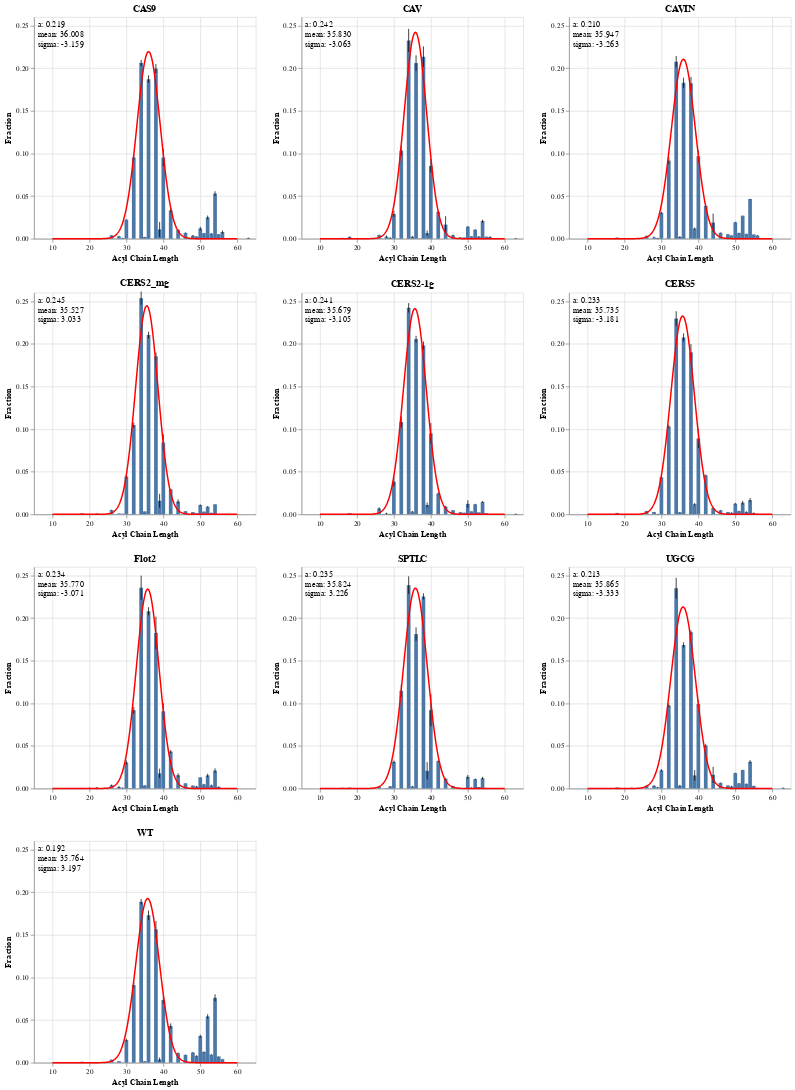

The notebook cell this image was saved under:
### Code cell
chart_list = []
i = 0
def gaus(x,a,x0,sigma):
        return a*np.exp(-(x-x0)**2/(2*sigma**2))
    
for protein in ptnstd['Mutation'].unique():
    source = ptnstd[ptnstd['Mutation'] == protein]
    
    # create error bars
    err = alt.Chart(source).mark_errorbar(extent='stdev').encode(
        x='Acyl Chain Length:Q',
        y='Fraction:Q',
    )
    
    # create histogram
    bar = alt.Chart(source).mark_bar().encode(
        x='Acyl Chain Length:Q',
        y=alt.Y('mean(Fraction):Q').scale(domain=[0,.26]),
    ).properties(title=protein)
    
    # create gaussian
    x = ptns[(ptns['Acyl Chain Length'] % 2 == 0)]['Acyl Chain Length']
    y = ptns[protein].loc[x.index]
    
    # expected vals
    n = sum(y)                         
    mean = sum(x*y)/n                  
    sigma = sum(y*(x-mean)**2)/n 
    
    popt,pcov = curve_fit(gaus,x,y,p0=[1,mean,sigma])
    
    xx = np.linspace(10, 60, 500)
    
    s = pd.DataFrame({'Acyl Chain Length':xx, 'y':gaus(xx, *popt)})
    
    gauss = alt.Chart(s).mark_line(color='red').encode(
        x='Acyl Chain Length:Q',
        y='y:Q'
    )
    
    text = alt.Chart({'values':[{}]}).mark_text(
        align="left", baseline="top"
    ).encode(
        x=alt.value(5),  # pixels from left
        y=alt.value(5),  # pixels from top
        text=alt.value([f"a: {popt[0]:.3f}", f"mean: {popt[1]:.3f}", f"sigma: {popt[2]:.3f}"])
    )
    
    # append to chart list
    chart = bar + err + gauss + text
    
    chart_list.append(chart)
    
    i +=1
    

side_by_side_err = alt.hconcat(*chart_list[:3]) & alt.hconcat(*chart_list[3:6]) & alt.hconcat(*chart_list[6:9]) & chart_list[9]

side_by_side_err

# side_by_side_err2 = alt.hconcat(*chart_list[:4]) & alt.hconcat(*chart_list[4:8]) & alt.hconcat(*chart_list[8:])

# side_by_side_err2

### Figure 1 — Vega-Lite specification as saved in the notebook (floating-point values rounded to 4 significant figures; data arrays with more than 128 entries replaced by an {"elided": "..."} marker saying what was removed)
{"config": {"view": {"continuousWidth": 300, "continuousHeight": 300}}, "vconcat": [{"hconcat": [{"layer": [{"mark": {"type": "bar"}, "encoding": {"x": {"field": "Acyl Chain Length", "type": "quantitative"}, "y": {"aggregate": "mean", "field": "Fraction", "scale": {"domain": [0, 0.26]}, "type": "quantitative"}}, "title": "CAS9"}, {"mark": {"type": "errorbar", "extent": "stdev"}, "encoding": {"x": {"field": "Acyl Chain Length", "type": "quantitative"}, "y": {"field": "Fraction", "type": "quantitative"}}}, {"data": {"name": "data-a3c3b455b47ba6fecf74ec5feecd700a"}, "mark": {"type": "line", "color": "red"}, "encoding": {"x": {"field": "Acyl Chain Length", "type": "quantitative"}, "y": {"field": "y", "type": "quantitative"}}}, {"data": {"name": "empty"}, "mark": {"type": "text", "align": "left", "baseline": "top"}, "encoding": {"text": {"value": ["a: 0.219", "mean: 36.008", "sigma: -3.159"]}, "x": {"value": 5}, "y": {"value": 5}}}], "data": {"name": "data-18b49fcc9df3dbd5865e925378771cc9"}}, {"layer": [{"mark": {"type": "bar"}, "encoding": {"x": {"field": "Acyl Chain Length", "type": "quantitative"}, "y": {"aggregate": "mean", "field": "Fraction", "scale": {"domain": [0, 0.26]}, "type": "quantitative"}}, "title": "CAV"}, {"mark": {"type": "errorbar", "extent": "stdev"}, "encoding": {"x": {"field": "Acyl Chain Length", "type": "quantitative"}, "y": {"field": "Fraction", "type": "quantitative"}}}, {"data": {"name": "data-e6b437ff6c3cfa1dc58f5d70e0ada4d5"}, "mark": {"type": "line", "color": "red"}, "encoding": {"x": {"field": "Acyl Chain Length", "type": "quantitative"}, "y": {"field": "y", "type": "quantitative"}}}, {"data": {"name": "empty"}, "mark": {"type": "text", "align": "left", "baseline": "top"}, "encoding": {"text": {"value": ["a: 0.242", "mean: 35.830", "sigma: -3.063"]}, "x": {"value": 5}, "y": {"value": 5}}}], "data": {"name": "data-3fcf9435cb95d8fe45bc7883abde5776"}}, {"layer": [{"mark": {"type": "bar"}, "encoding": {"x": {"field": "Acyl Chain Length", "type": "quantitative"}, "y": {"aggregate": "mean", "field": "Fraction", "scale": {"domain": [0, 0.26]}, "type": "quantitative"}}, "title": "CAVIN"}, {"mark": {"type": "errorbar", "extent": "stdev"}, "encoding": {"x": {"field": "Acyl Chain Length", "type": "quantitative"}, "y": {"field": "Fraction", "type": "quantitative"}}}, {"data": {"name": "data-a5e577487add204ad8ebacc17dee8caa"}, "mark": {"type": "line", "color": "red"}, "encoding": {"x": {"field": "Acyl Chain Length", "type": "quantitative"}, "y": {"field": "y", "type": "quantitative"}}}, {"data": {"name": "empty"}, "mark": {"type": "text", "align": "left", "baseline": "top"}, "encoding": {"text": {"value": ["a: 0.210", "mean: 35.947", "sigma: -3.263"]}, "x": {"value": 5}, "y": {"value": 5}}}], "data": {"name": "data-b208a4638d2204539f8fe69146dba5cc"}}]}, {"hconcat": [{"layer": [{"mark": {"type": "bar"}, "encoding": {"x": {"field": "Acyl Chain Length", "type": "quantitative"}, "y": {"aggregate": "mean", "field": "Fraction", "scale": {"domain": [0, 0.26]}, "type": "quantitative"}}, "title": "CERS2_mg"}, {"mark": {"type": "errorbar", "extent": "stdev"}, "encoding": {"x": {"field": "Acyl Chain Length", "type": "quantitative"}, "y": {"field": "Fraction", "type": "quantitative"}}}, {"data": {"name": "data-7d6de66a0ce0d6c31512ec7e3908f72d"}, "mark": {"type": "line", "color": "red"}, "encoding": {"x": {"field": "Acyl Chain Length", "type": "quantitative"}, "y": {"field": "y", "type": "quantitative"}}}, {"data": {"name": "empty"}, "mark": {"type": "text", "align": "left", "baseline": "top"}, "encoding": {"text": {"value": ["a: 0.245", "mean: 35.527", "sigma: 3.033"]}, "x": {"value": 5}, "y": {"value": 5}}}], "data": {"name": "data-ec5dc964247f6dd551d35889ed011526"}}, {"layer": [{"mark": {"type": "bar"}, "encoding": {"x": {"field": "Acyl Chain Length", "type": "quantitative"}, "y": {"aggregate": "mean", "field": "Fraction", "scale": {"domain": [0, 0.26]}, "type": "quantitative"}}, "title": "CERS2-1g"}, {"mark": {"type": "errorbar", "extent": "stdev"}, "encoding": {"x": {"field": "Acyl Chain Length", "type": "quantitative"}, "y": {"field": "Fraction", "type": "quantitative"}}}, {"data": {"name": "data-9bfb9dfbb4627b61db15655bc140e28d"}, "mark": {"type": "line", "color": "red"}, "encoding": {"x": {"field": "Acyl Chain Length", "type": "quantitative"}, "y": {"field": "y", "type": "quantitative"}}}, {"data": {"name": "empty"}, "mark": {"type": "text", "align": "left", "baseline": "top"}, "encoding": {"text": {"value": ["a: 0.241", "mean: 35.679", "sigma: -3.105"]}, "x": {"value": 5}, "y": {"value": 5}}}], "data": {"name": "data-8c53d01ead741e0b3db1794eb798c0d1"}}, {"layer": [{"mark": {"type": "bar"}, "encoding": {"x": {"field": "Acyl Chain Length", "type": "quantitative"}, "y": {"aggregate": "mean", "field": "Fraction", "scale": {"domain": [0, 0.26]}, "type": "quantitative"}}, "title": "CERS5"}, {"mark": {"type": "errorbar", "extent": "stdev"}, "encoding": {"x": {"field": "Acyl Chain Length", "type": "quantitative"}, "y": {"field": "Fraction", "type": "quantitative"}}}, {"data": {"name": "data-ef06757a2da76cfa3e7bc364a3ab14b6"}, "mark": {"type": "line", "color": "red"}, "encoding": {"x": {"field": "Acyl Chain Length", "type": "quantitative"}, "y": {"field": "y", "type": "quantitative"}}}, {"data": {"name": "empty"}, "mark": {"type": "text", "align": "left", "baseline": "top"}, "encoding": {"text": {"value": ["a: 0.233", "mean: 35.735", "sigma: -3.181"]}, "x": {"value": 5}, "y": {"value": 5}}}], "data": {"name": "data-bcf836e8c876d0f3c55dbb0877dd3e0e"}}]}, {"hconcat": [{"layer": [{"mark": {"type": "bar"}, "encoding": {"x": {"field": "Acyl Chain Length", "type": "quantitative"}, "y": {"aggregate": "mean", "field": "Fraction", "scale": {"domain": [0, 0.26]}, "type": "quantitative"}}, "title": "Flot2"}, {"mark": {"type": "errorbar", "extent": "stdev"}, "encoding": {"x": {"field": "Acyl Chain Length", "type": "quantitative"}, "y": {"field": "Fraction", "type": "quantitative"}}}, {"data": {"name": "data-f35d2c950a0074e459d7fa0c23708b5c"}, "mark": {"type": "line", "color": "red"}, "encoding": {"x": {"field": "Acyl Chain Length", "type": "quantitative"}, "y": {"field": "y", "type": "quantitative"}}}, {"data": {"name": "empty"}, "mark": {"type": "text", "align": "left", "baseline": "top"}, "encoding": {"text": {"value": ["a: 0.234", "mean: 35.770", "sigma: -3.071"]}, "x": {"value": 5}, "y": {"value": 5}}}], "data": {"name": "data-06f001c2fcd97ad469a461dbf5564340"}}, {"layer": [{"mark": {"type": "bar"}, "encoding": {"x": {"field": "Acyl Chain Length", "type": "quantitative"}, "y": {"aggregate": "mean", "field": "Fraction", "scale": {"domain": [0, 0.26]}, "type": "quantitative"}}, "title": "SPTLC"}, {"mark": {"type": "errorbar", "extent": "stdev"}, "encoding": {"x": {"field": "Acyl Chain Length", "type": "quantitative"}, "y": {"field": "Fraction", "type": "quantitative"}}}, {"data": {"name": "data-5c7564b55ae566ba41ac7b92b98d9702"}, "mark": {"type": "line", "color": "red"}, "encoding": {"x": {"field": "Acyl Chain Length", "type": "quantitative"}, "y": {"field": "y", "type": "quantitative"}}}, {"data": {"name": "empty"}, "mark": {"type": "text", "align": "left", "baseline": "top"}, "encoding": {"text": {"value": ["a: 0.235", "mean: 35.824", "sigma: 3.226"]}, "x": {"value": 5}, "y": {"value": 5}}}], "data": {"name": "data-f3f393c52a0d63282a375d5e9b4e8d58"}}, {"layer": [{"mark": {"type": "bar"}, "encoding": {"x": {"field": "Acyl Chain Length", "type": "quantitative"}, "y": {"aggregate": "mean", "field": "Fraction", "scale": {"domain": [0, 0.26]}, "type": "quantitative"}}, "title": "UGCG"}, {"mark": {"type": "errorbar", "extent": "stdev"}, "encoding": {"x": {"field": "Acyl Chain Length", "type": "quantitative"}, "y": {"field": "Fraction", "type": "quantitative"}}}, {"data": {"name": "data-7a3396144b21f80ca458334c805dae1a"}, "mark": {"type": "line", "color": "red"}, "encoding": {"x": {"field": "Acyl Chain Length", "type": "quantitative"}, "y": {"field": "y", "type": "quantitative"}}}, {"data": {"name": "empty"}, "mark": {"type": "text", "align": "left", "baseline": "top"}, "encoding": {"text": {"value": ["a: 0.213", "mean: 35.865", "sigma: -3.333"]}, "x": {"value": 5}, "y": {"value": 5}}}], "data": {"name": "data-2d0d682da6c42eb26515aaca723fc543"}}]}, {"layer": [{"mark": {"type": "bar"}, "encoding": {"x": {"field": "Acyl Chain Length", "type": "quantitative"}, "y": {"aggregate": "mean", "field": "Fraction", "scale": {"domain": [0, 0.26]}, "type": "quantitative"}}, "title": "WT"}, {"mark": {"type": "errorbar", "extent": "stdev"}, "encoding": {"x": {"field": "Acyl Chain Length", "type": "quantitative"}, "y": {"field": "Fraction", "type": "quantitative"}}}, {"data": {"name": "data-2d58062244bf3c6b0907a94a780a5ce9"}, "mark": {"type": "line", "color": "red"}, "encoding": {"x": {"field": "Acyl Chain Length", "type": "quantitative"}, "y": {"field": "y", "type": "quantitative"}}}, {"data": {"name": "empty"}, "mark": {"type": "text", "align": "left", "baseline": "top"}, "encoding": {"text": {"value": ["a: 0.192", "mean: 35.764", "sigma: 3.197"]}, "x": {"value": 5}, "y": {"value": 5}}}], "data": {"name": "data-aa38a626393f6fab03cc26707427bc36"}}], "$schema": "https://vega.github.io/schema/vega-lite/v5.16.3.json", "datasets": {"data-18b49fcc9df3dbd5865e925378771cc9": {"elided": "172 records"}, "data-a3c3b455b47ba6fecf74ec5feecd700a": {"elided": "500 records"}, "empty": [{}], "data-3fcf9435cb95d8fe45bc7883abde5776": {"elided": "172 records"}, "data-e6b437ff6c3cfa1dc58f5d70e0ada4d5": {"elided": "500 records"}, "data-b208a4638d2204539f8fe69146dba5cc": {"elided": "172 records"}, "data-a5e577487add204ad8ebacc17dee8caa": {"elided": "500 records"}, "data-ec5dc964247f6dd551d35889ed011526": {"elided": "172 records"}, "data-7d6de66a0ce0d6c31512ec7e3908f72d": {"elided": "500 records"}, "data-8c53d01ead741e0b3db1794eb798c0d1": {"elided": "172 records"}, "data-9bfb9dfbb4627b61db15655bc140e28d": {"elided": "500 records"}, "data-bcf836e8c876d0f3c55dbb0877dd3e0e": {"elided": "172 records"}, "data-ef06757a2da76cfa3e7bc364a3ab14b6": {"elided": "500 records"}, "data-06f001c2fcd97ad469a461dbf5564340": {"elided": "172 records"}, "data-f35d2c950a0074e459d7fa0c23708b5c": {"elided": "500 records"}, "data-f3f393c52a0d63282a375d5e9b4e8d58": {"elided": "172 records"}, "data-5c7564b55ae566ba41ac7b92b98d9702": {"elided": "500 records"}, "data-2d0d682da6c42eb26515aaca723fc543": {"elided": "172 records"}, "data-7a3396144b21f80ca458334c805dae1a": {"elided": "500 records"}, "data-aa38a626393f6fab03cc26707427bc36": {"elided": "172 records"}, "data-2d58062244bf3c6b0907a94a780a5ce9": {"elided": "500 records"}}}
